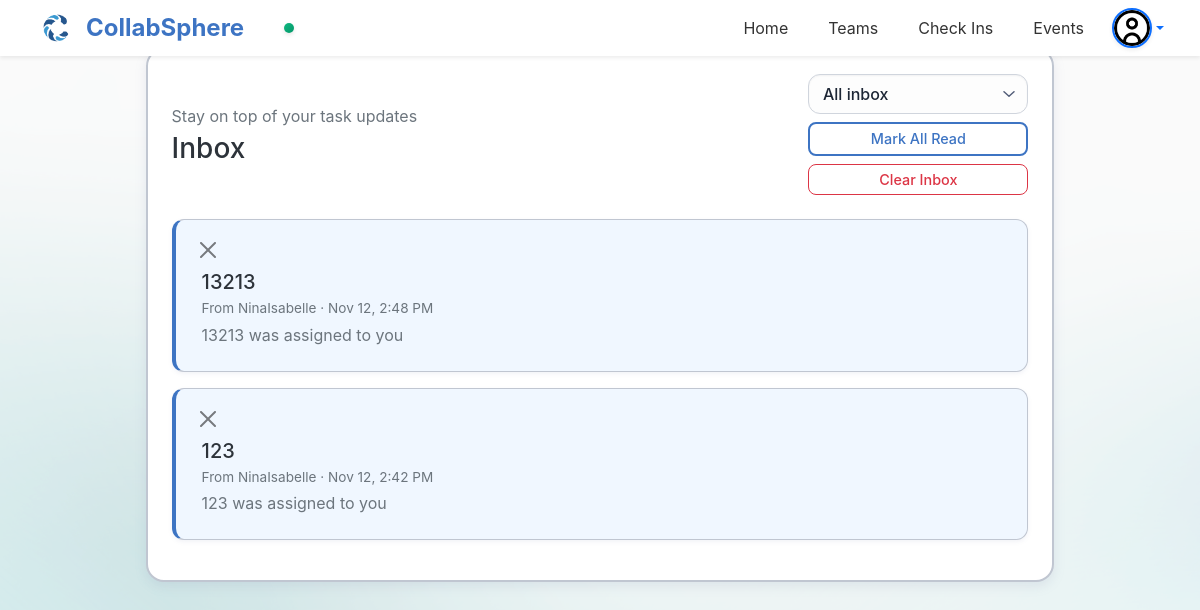
/notifications/ (signed in), run on an earlier commit of the app's database.
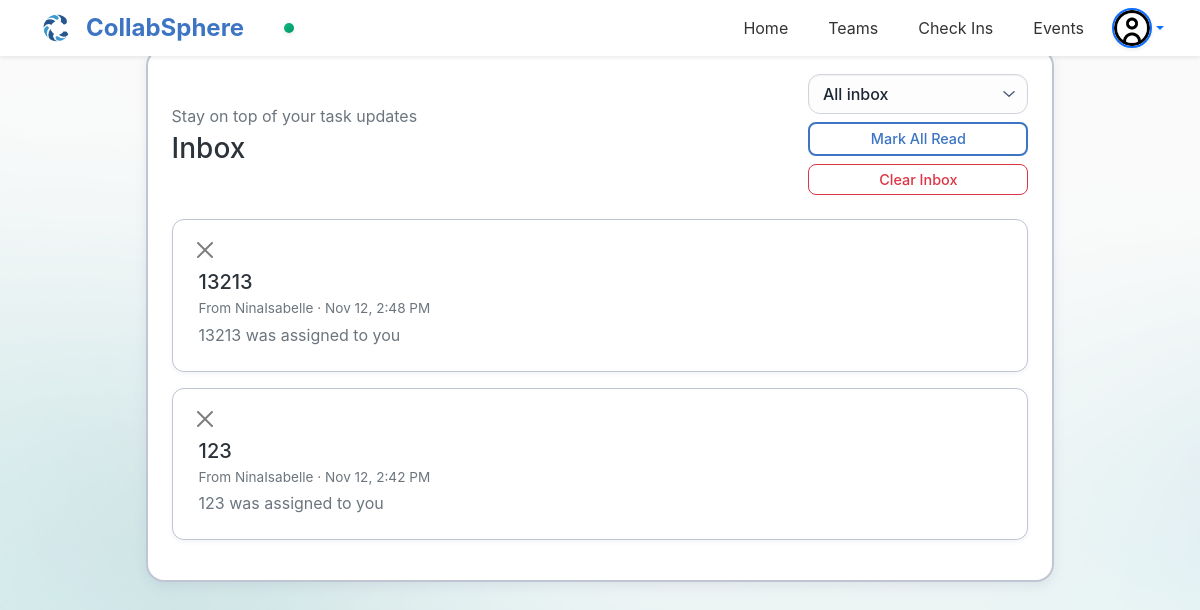
And on a later commit of the database.
### notifications_app_collabsphere/models.py (models this page shows, shortened)
class Notification(models.Model):
    NOTIFICATION_TYPES = (
        ('task', 'Task Assignment'),
        ('team', 'Team Invitation'),
        ('event', 'Calendar Event'),
        ('comment', 'Task Comment'),
    )
    recipient = models.ForeignKey(User, on_delete=models.CASCADE, related_name='notifications')
    sender = models.ForeignKey(User, on_delete=models.SET_NULL, null=True, related_name='sent_notifications')
    notification_type = models.CharField(max_length=20, choices=NOTIFICATION_TYPES)
    title = models.CharField(max_length=255)
    message = models.TextField()
    description = models.TextField(null=True, blank=True)
    read = models.BooleanField(default=False)
    created_at = models.DateTimeField(auto_now_add=True)
    deadline = models.DateTimeField(null=True, blank=True)
    related_object_id = models.IntegerField(null=True)
    related_object_url = models.CharField(max_length=255, null=True, blank=True) # Added blank=True
    supabase_id = models.IntegerField(null=True, blank=True)
    class Meta:
        ordering = ['-created_at']

### registration_app_collabsphere/models.py (models this page shows, shortened)
class CustomUser(AbstractUser):
    supabase_id = models.CharField(max_length=255, unique=True, null=True, blank=True)

### notifications_app_collabsphere/views.py (the view)
# urls.py: path('', views.notifications_list, name='list'),
@login_required
def notifications_list(request):
    notifications = Notification.objects.filter(recipient=request.user).order_by('-created_at')
    event_join_notifications = Notification.objects.filter(
        recipient=request.user,
        notification_type='event'
    ).order_by('-created_at')[:10]
    categorized = {
        'task': [],
        'comment': [],
        'team': [],
        'event': [],
    }
    for notification in notifications:
        key = notification.notification_type or 'task'
        categorized.setdefault(key, []).append(notification)
    category_sections = [
        {
            'key': 'task',
            'title': 'Tasks',
            'description': 'Task assignments and status updates.',
            'accent_class': 'accent-task'
        },
        {
            'key': 'comment',
            'title': 'Comments',
            'description': 'New activity on your task discussions.',
            'accent_class': 'accent-comment'
        },
        {
            'key': 'team',
            'title': 'Teams',
            'description': 'Team invitations and membership updates.',
            'accent_class': 'accent-team'
        },
        {
            'key': 'event',
            'title': 'Events',
            'description': 'Calendar updates for your teams.',
            'accent_class': 'accent-event'
        },
    ]
    for section in category_sections:
        items = categorized.get(section['key'], [])
        section['items'] = items
        section['count'] = len(items)
    context = {
        'notifications': notifications,
        'categorized_notifications': categorized,
        'category_sections': category_sections,
        'event_join_notifications': event_join_notifications,
    }
    return render(request, 'notifications_list.html', context)

### admin_app_collabsphere/context_processors.py (called while the page is built, shortened)
def admin_stats(request):
    return {}

### collabsphere_app/context_processors.py (called while the page is built)
def user_profile(request):
    if not hasattr(request, 'user') or not getattr(request.user, 'is_authenticated', False):
        return {}
    user_id = request.session.get("user_ID")
    if not user_id:
        return {}
    try:
        response = supabase.table("user").select("*").eq("user_ID", int(user_id)).execute()
        user_data = response.data[0] if response.data else {}
    except Exception:
        user_data = {}
    return {
        "user_data": user_data
    }

### teams_app_collabsphere/models.py (called while the page is built, shortened)
    @staticmethod
    def get_user_teams(django_user):
        try:
            supabase_user_id = Team.get_supabase_user_id(django_user)
            if not supabase_user_id:
                return []
        except Exception as e:
            print(f"Error getting user teams: {e}")
            return []

    @staticmethod
    def get_active_team(django_user):
        try:
            supabase_user_id = Team.get_supabase_user_id(django_user)
            if not supabase_user_id:
                return None
        except Exception as e:
            print(f"Error getting active team: {e}")
            return None

    @staticmethod
    def initialize_active_team(django_user):
        try:
            current_active = Team.get_active_team(django_user)
            if current_active:
                return current_active['team_ID']
            teams = Team.get_user_teams(django_user)
            if teams and len(teams) > 0:
                first_team_id = teams[0]['team_ID']
                result = Team.set_active_team(django_user, first_team_id)
                if result.get('success'):
                    return first_team_id
            return None
        except Exception as e:
            print(f"Error initializing active team: {e}")
            return None

### notifications_app_collabsphere/templates/notifications_list.html (shortened to what this page needs)
{% extends "base_dashboard.html" %}
{% load static %}
{% block extra_css %}
<link rel="stylesheet" href="{% static 'css/notifications.css' %}?v=1.0">
{% endblock %}
{% block content %}
<div class="notifications-container">
    <div class="notifications-header">
        <div>
            <p class="subtitle text-muted mb-1">Stay on top of your task updates</p>
            <h2 class="mb-0">Inbox</h2>
        </div>
        <div class="header-actions">
            <div class="category-filter-control">
                <select id="category-filter" class="form-select category-select" aria-label="Filter notifications by category">
                    <option value="all" selected>All inbox</option>
                </select>
            </div>
            <button class="btn btn-outline-primary btn-sm" id="mark-all-btn">Mark All Read</button>
            <button class="btn btn-outline-danger btn-sm" id="clear-inbox-btn">Clear Inbox</button>
        </div>
    </div>
    {% if notifications %}
        <div class="notification-sections">
            {% for section in category_sections %}
                {% if section.items %}
                    <div class="notification-section-card" data-category="{{ section.key }}">
                        <div class="notifications-list">
                            {% for n in section.items %}
                                <div class="notification-item {% if not n.read %}unread{% endif %}" data-id="{{ n.id }}">
                                    <button type="button" class="btn-close remove-notification" aria-label="Dismiss" data-id="{{ n.id }}"></button>
                                    <div class="notification-content" data-bs-toggle="modal" data-bs-target="#notifModal{{ n.id }}">
                                        <h5 class="mb-1">{{ n.title }}</h5>
                                        <p class="meta mb-1">
                                            <small>From {{ n.sender.username|default:"System" }} · {{ n.created_at|date:"M j, g:i A" }}</small>
                                        </p>
                                        <p class="text-muted mb-0">{{ n.message }}</p>
                                    </div>
                                </div>
                            {% endfor %}
                        </div>
                    </div>
                {% endif %}
            {% endfor %}
        </div>
    {% else %}
        <div class="empty-state">
            <img src="{% static 'images/notifications-empty.svg' %}" alt="Inbox empty" class="empty-illustration">
            <p class="text-muted">Your inbox is empty. Task alerts will land here as your team collaborates.</p>
        </div>
    {% endif %}
</div>
{% endblock %}

### collabsphere_app/templates/base_dashboard.html (shortened to what this page needs)
<!DOCTYPE html>
<html lang="en">
<head>
    <link href="https://cdn.jsdelivr.net/npm/bootstrap@5.3.0/dist/css/bootstrap.min.css" rel="stylesheet">
    <link href="https://cdnjs.cloudflare.com/ajax/libs/font-awesome/6.0.0/css/all.min.css" rel="stylesheet">
    {% load static %}
    <link href="{% static 'css/notifications.css' %}" rel="stylesheet">
    <link href="{% static 'css/toast-notifications.css' %}" rel="stylesheet">
    {% block extra_css %}{% endblock %}
</head>
<body>
    <nav class="navbar navbar-light bg-light shadow-sm px-4">
        <div class="container-fluid">
            <img src="{% static 'images/logo.png' %}" alt="CollabSphere Logo" style="height:40px; margin-right:10px;">
            <div style="margin-right: 40px; font-size: 1.5rem; font-weight: bold; color: #3D74C3;">CollabSphere</div>
            <div class="active-team" style="
                transition: all 0.3s ease;
                box-shadow: 0 2px 4px rgba(0,0,0,0.1);
                border-radius: 10px;
                padding: 5px;
                color: #FAFBFB;
                margin-right: 40px;
                font-size: 1.0rem;
                font-weight: bold;
                cursor: default;
                background: linear-gradient(135deg, #10b981 0%, #059669 100%);
            "
            onmouseover="this.style.background='linear-gradient(135deg, #059669 0%, #047857 100%)'; this.style.transform='translateY(-1px)'; this.style.boxShadow='0 4px 8px rgba(0,0,0,0.15)'"
            onmouseout="this.style.background='linear-gradient(135deg, #10b981 0%, #059669 100%)'; this.style.transform='translateY(0)'; this.style.boxShadow='0 2px 4px rgba(0,0,0,0.1)'">
            </div>
            <div class="d-flex align-items-center ms-auto">
                <a class="nav-link me-3" href="{% url 'home' %}">Home</a>
                <a class="nav-link me-3" href="{% url 'teams' %}">Teams</a>
                <a class="nav-link me-3" href="{% url 'wellbeing_dashboard' %}">Check Ins</a>
                <a class="nav-link me-3" href="{% url 'events_calendar' %}">Events</a>
                <div class="dropdown">
                    <a href="#" class="d-flex align-items-center text-decoration-none dropdown-toggle" id="userMenu" data-bs-toggle="dropdown" aria-expanded="false">
                        {% load static %}
                        <img id="profile-img"
                            src="{% if user_data.profile_picture %}{{ user_data.profile_picture }}{% else %}{% static 'images/circle-user.png' %}{% endif %}"
                            alt="Profile Image"
                            class="rounded-circle border border-2 border-primary shadow-sm"
                            width="40" height="40"
                            style="object-fit: cover; cursor: pointer; "
                            onerror="this.onerror=null; this.src='/static/images/circle-user.png'">
                    </a>
                </div>
            </div>
        </div>
    </nav>
    <div class="page-container">
        {% block content %}{% endblock %}
    </div>
</body>
</html>

### notifications_app_collabsphere/static/css/notifications.css (style rules this page uses)
:root { --primary-color: #2D333A; --secondary-color: #3D74C3; --bg-color: #FAFBFB; --card-border: #c0c6d1; --text-muted: #6c757d; }
body { margin: 0; padding: 0; min-height: 100vh; font-family: "Inter", sans-serif; color: var(--primary-color); }
body::after { padding: 0; margin: 0; content: ""; position: fixed; bottom: 0; left: 0; width: 100%; height: 100%; background: url("/static/images/bg.png") bottom / cover no-repeat; opacity: 0.60; z-index: -1; }
.notifications-container { padding-top: 0 auto; align-content: center; margin: 1rem auto; justify-content: center; width: calc(100% - 2rem); background: #fff; border-radius: 12px; border: 2px solid var(--card-border); box-shadow: 0 2px 8px rgba(129, 137, 176, 0.15); padding: 1rem; color: var(--primary-color); }
.notifications-header { justify-content: space-between; display: flex; flex-direction: column; gap: 0.75rem; margin-bottom: 1rem; }
.header-actions { display: flex; flex-direction: column; gap: 0.5rem; }
.category-filter-control { min-width: 220px; }
.category-select { border-radius: 12px; border: 1.5px solid #d0d5dd; background: #fdfdfd; color: #1d2635; font-weight: 500; height: 40px; padding: 0.35rem 2.5rem 0.35rem 0.85rem; box-shadow: inset 0 1px 2px rgba(16, 24, 40, 0.05); appearance: none; background-repeat: no-repeat; background-position: calc(100% - 0.75rem) center; background-size: 12px; }
.notifications-header h2 { font-size: 1.25rem; margin: 0; }
.notifications-list { margin-top: 1rem; }
.notification-item { padding: 0.875rem; border: 1px solid var(--card-border); border-radius: 10px; margin-bottom: 0.75rem; background-color: #fff; transition: all 0.3s ease; box-shadow: 0 2px 4px rgba(129, 137, 176, 0.1); }
.notification-content { cursor: pointer; padding: 0.25rem; }
.notification-content small { color: var(--text-muted); font-size: 0.75rem; display: block; margin-top: 0.25rem; }
.btn { font-weight: 500; border-radius: 8px; transition: 0.2s ease-in-out; font-size: 0.875rem; }
.btn-outline-primary, .btn-outline-secondary { color: var(--secondary-color); border: 2px solid var(--secondary-color); background-color: transparent; }
.text-muted { color: var(--text-muted) !important; }
@media (min-width: 576px) { .notifications-container { width: 90%; padding: 1.25rem; border-radius: 14px; } }
@media (min-width: 576px) { .notifications-header { gap: 1rem; } }
@media (min-width: 576px) { .notifications-header h2 { font-size: 1.4rem; } }
@media (min-width: 576px) { .notification-item { padding: 1rem; margin-bottom: 0.875rem; } }
@media (min-width: 576px) { .notification-content small { font-size: 0.8rem; } }
@media (min-width: 768px) { .notifications-container { width: 85%; padding: 1.5rem; border-radius: 16px; box-shadow: 0 4px 12px rgba(129, 137, 176, 0.15); } }
@media (min-width: 768px) { .notifications-header { flex-direction: row; align-items: center; gap: 1.5rem; margin-bottom: 1.25rem; } }
@media (min-width: 768px) { .notifications-header h2 { font-size: 1.5rem; } }
@media (min-width: 768px) { .notifications-list { margin-top: 1.25rem; } }
@media (min-width: 768px) { .notification-item { padding: 1.125rem; margin-bottom: 1rem; border-radius: 12px; } }
@media (min-width: 768px) { .notification-content { padding: 0.375rem; } }
@media (min-width: 768px) { .notification-content small { font-size: 0.85rem; } }
@media (min-width: 768px) { .btn { font-size: 0.9rem; } }
@media (min-width: 992px) { .notifications-container { width: 80%; border-radius: 18px; } }
@media (min-width: 992px) { .notifications-header { gap: 2rem; } }
@media (min-width: 992px) { .notifications-header h2 { font-size: 1.75rem; } }
@media (min-width: 992px) { .notifications-list { margin-top: 1.5rem; } }
@media (min-width: 992px) { .notification-item { padding: 1.125rem 1.25rem; margin-bottom: 1rem; } }
@media (min-width: 992px) { .notification-content { padding: 0.375rem; } }
@media (min-width: 1200px) { .notifications-container { max-width: 1200px; } }

What changed in the data, as far as the page shows it:
changed Notification "13213 was assigned to you": read False → True (drawn)
changed Notification "123 was assigned to you": read False → True (drawn)
